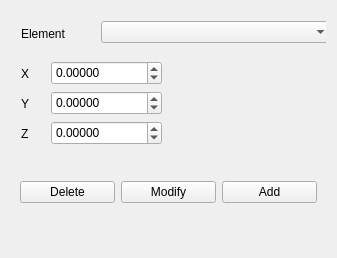
              <widget class="QWidget" name="page_29">
               <property name="geometry">
                <rect>
                 <x>0</x>
                 <y>0</y>
                 <width>337</width>
                 <height>258</height>
                </rect>
               </property>
               <attribute name="label">
                <string>Add or Modify Atom</string>
               </attribute>
               <layout class="QVBoxLayout" name="verticalLayout_26">
                <item>
                 <widget class="QFrame" name="frame_28">
                  <property name="minimumSize">
                   <size>
                    <width>0</width>
                    <height>150</height>
                   </size>
                  </property>
                  <property name="maximumSize">
                   <size>
                    <width>16777215</width>
                    <height>150</height>
                   </size>
                  </property>
                  <property name="frameShape">
                   <enum>QFrame::NoFrame</enum>
                  </property>
                  <property name="frameShadow">
                   <enum>QFrame::Raised</enum>
                  </property>
                  <widget class="QLabel" name="label_8">
                   <property name="geometry">
                    <rect>
                     <x>10</x>
                     <y>10</y>
                     <width>83</width>
                     <height>26</height>
                    </rect>
                   </property>
                   <property name="text">
                    <string>Element</string>
                   </property>
                  </widget>
                  <widget class="QComboBox" name="FormActionsPreComboAtomsList">
                   <property name="geometry">
                    <rect>
                     <x>90</x>
                     <y>10</y>
                     <width>231</width>
                     <height>22</height>
                    </rect>
                   </property>
                  </widget>
                  <widget class="QDoubleSpinBox" name="FormActionsPreSpinAtomsCoordX">
                   <property name="geometry">
                    <rect>
                     <x>40</x>
                     <y>50</y>
                     <width>111</width>
                     <height>24</height>
                    </rect>
                   </property>
                   <property name="decimals">
                    <number>5</number>
                   </property>
                   <property name="minimum">
                    <double>-999.990000000000009</double>
                   </property>
                   <property name="maximum">
                    <double>999.990000000000009</double>
                   </property>
                  </widget>
                  <widget class="QLabel" name="label_24">
                   <property name="geometry">
                    <rect>
                     <x>10</x>
                     <y>50</y>
                     <width>31</width>
                     <height>26</height>
                    </rect>
                   </property>
                   <property name="text">
                    <string>X</string>
                   </property>
                  </widget>
                  <widget class="QDoubleSpinBox" name="FormActionsPreSpinAtomsCoordY">
                   <property name="geometry">
                    <rect>
                     <x>40</x>
                     <y>80</y>
                     <width>111</width>
                     <height>24</height>
                    </rect>
                   </property>
                   <property name="decimals">
                    <number>5</number>
                   </property>
                   <property name="minimum">
                    <double>-999.990000000000009</double>
                   </property>
                   <property name="maximum">
                    <double>999.990000000000009</double>
                   </property>
                  </widget>
                  <widget class="QLabel" name="label_25">
                   <property name="geometry">
                    <rect>
                     <x>10</x>
                     <y>80</y>
                     <width>21</width>
                     <height>26</height>
                    </rect>
                   </property>
                   <property name="text">
                    <string>Y</string>
                   </property>
                  </widget>
                  <widget class="QLabel" name="label_26">
                   <property name="geometry">
                    <rect>
                     <x>10</x>
                     <y>110</y>
                     <width>21</width>
                     <height>26</height>
                    </rect>
                   </property>
                   <property name="text">
                    <string>Z</string>
                   </property>
                  </widget>
                  <widget class="QDoubleSpinBox" name="FormActionsPreSpinAtomsCoordZ">
                   <property name="geometry">
                    <rect>
                     <x>40</x>
                     <y>110</y>
                     <width>111</width>
                     <height>24</height>
                    </rect>
                   </property>
                   <property name="decimals">
                    <number>5</number>
                   </property>
                   <property name="minimum">
                    <double>-999.990000000000009</double>
                   </property>
                   <property name="maximum">
                    <double>999.990000000000009</double>
                   </property>
                  </widget>
                 </widget>
                </item>
                <item>
                 <widget class="QFrame" name="frame_29">
                  <property name="minimumSize">
                   <size>
                    <width>0</width>
                    <height>50</height>
                   </size>
                  </property>
                  <property name="maximumSize">
                   <size>
                    <width>16777215</width>
                    <height>50</height>
                   </size>
                  </property>
                  <property name="frameShape">
                   <enum>QFrame::NoFrame</enum>
                  </property>
                  <property name="frameShadow">
                   <enum>QFrame::Raised</enum>
                  </property>
                  <layout class="QHBoxLayout" name="horizontalLayout_17">
                   <item>
                    <widget class="QPushButton" name="FormActionsPreButDeleteAtom">
                     <property name="text">
                      <string>Delete</string>
                     </property>
                    </widget>
                   </item>
                   <item>
                    <widget class="QPushButton" name="FormActionsPreButModifyAtom">
                     <property name="text">
                      <string>Modify</string>
                     </property>
                    </widget>
                   </item>
                   <item>
                    <widget class="QPushButton" name="FormActionsPreButAddAtom">
                     <property name="text">
                      <string>Add</string>
                     </property>
                    </widget>
                   </item>
                  </layout>
                 </widget>
                </item>
                <item>
                 <widget class="QFrame" name="frame_30">
                  <property name="frameShape">
                   <enum>QFrame::NoFrame</enum>
                  </property>
                  <property name="frameShadow">
                   <enum>QFrame::Raised</enum>
                  </property>
                  <layout class="QVBoxLayout" name="verticalLayout_56"/>
                 </widget>
                </item>
               </layout>
              </widget>
